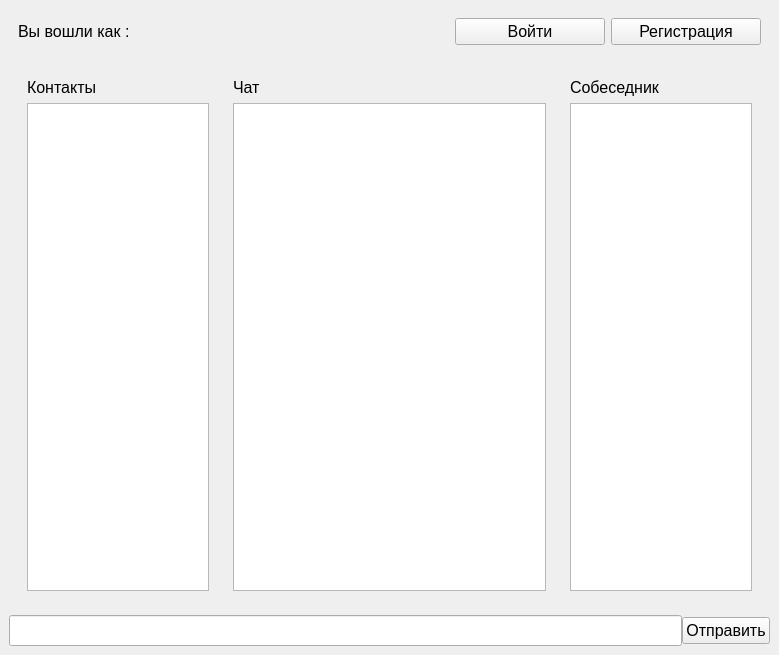
<?xml version="1.0" encoding="UTF-8"?>
<ui version="4.0">
 <class>MainWindow</class>
 <widget class="QMainWindow" name="MainWindow">
  <property name="geometry">
   <rect>
    <x>0</x>
    <y>0</y>
    <width>779</width>
    <height>655</height>
   </rect>
  </property>
  <property name="windowTitle">
   <string>MainWindow</string>
  </property>
  <widget class="QWidget" name="centralwidget">
   <layout class="QVBoxLayout" name="verticalLayout">
    <item>
     <widget class="QWidget" name="widget_6" native="true">
      <layout class="QHBoxLayout" name="horizontalLayout_3">
       <item>
        <widget class="QLabel" name="userLbl">
         <property name="font">
          <font>
           <pointsize>12</pointsize>
          </font>
         </property>
         <property name="text">
          <string>Вы вошли как :</string>
         </property>
        </widget>
       </item>
       <item>
        <widget class="QPushButton" name="authorizationBTN">
         <property name="maximumSize">
          <size>
           <width>150</width>
           <height>16777215</height>
          </size>
         </property>
         <property name="font">
          <font>
           <pointsize>12</pointsize>
          </font>
         </property>
         <property name="text">
          <string>Войти</string>
         </property>
        </widget>
       </item>
       <item>
        <widget class="QPushButton" name="registrationBTN">
         <property name="maximumSize">
          <size>
           <width>150</width>
           <height>16777215</height>
          </size>
         </property>
         <property name="font">
          <font>
           <pointsize>12</pointsize>
          </font>
         </property>
         <property name="text">
          <string>Регистрация</string>
         </property>
        </widget>
       </item>
      </layout>
     </widget>
    </item>
    <item>
     <widget class="QWidget" name="widget_4" native="true">
      <layout class="QHBoxLayout" name="horizontalLayout">
       <item>
        <widget class="QWidget" name="widget_3" native="true">
         <property name="maximumSize">
          <size>
           <width>200</width>
           <height>16777215</height>
          </size>
         </property>
         <property name="font">
          <font>
           <pointsize>12</pointsize>
          </font>
         </property>
         <layout class="QVBoxLayout" name="verticalLayout_2">
          <item>
           <widget class="QLabel" name="label">
            <property name="text">
             <string>Контакты</string>
            </property>
           </widget>
          </item>
          <item>
           <widget class="QListWidget" name="contaktListWidget"/>
          </item>
         </layout>
        </widget>
       </item>
       <item>
        <widget class="QWidget" name="widget_2" native="true">
         <property name="font">
          <font>
           <pointsize>12</pointsize>
          </font>
         </property>
         <layout class="QVBoxLayout" name="verticalLayout_4">
          <item>
           <widget class="QLabel" name="label_2">
            <property name="maximumSize">
             <size>
              <width>16777215</width>
              <height>20</height>
             </size>
            </property>
            <property name="text">
             <string>Чат</string>
            </property>
           </widget>
          </item>
          <item>
           <widget class="QTextEdit" name="historiEdit"/>
          </item>
         </layout>
        </widget>
       </item>
       <item>
        <widget class="QWidget" name="widget" native="true">
         <property name="maximumSize">
          <size>
           <width>200</width>
           <height>16777215</height>
          </size>
         </property>
         <property name="font">
          <font>
           <pointsize>12</pointsize>
          </font>
         </property>
         <layout class="QVBoxLayout" name="verticalLayout_3">
          <item>
           <widget class="QLabel" name="label_3">
            <property name="maximumSize">
             <size>
              <width>16777215</width>
              <height>20</height>
             </size>
            </property>
            <property name="text">
             <string>Собеседник</string>
            </property>
           </widget>
          </item>
          <item>
           <widget class="QTextEdit" name="PersonEdit"/>
          </item>
         </layout>
        </widget>
       </item>
      </layout>
     </widget>
    </item>
    <item>
     <widget class="QWidget" name="widget_5" native="true">
      <property name="maximumSize">
       <size>
        <width>16777215</width>
        <height>40</height>
       </size>
      </property>
      <layout class="QHBoxLayout" name="horizontalLayout_2">
       <property name="spacing">
        <number>0</number>
       </property>
       <property name="leftMargin">
        <number>0</number>
       </property>
       <property name="topMargin">
        <number>0</number>
       </property>
       <property name="rightMargin">
        <number>0</number>
       </property>
       <property name="bottomMargin">
        <number>0</number>
       </property>
       <item>
        <widget class="QLineEdit" name="sendEdit">
         <property name="font">
          <font>
           <pointsize>14</pointsize>
          </font>
         </property>
        </widget>
       </item>
       <item>
        <widget class="QPushButton" name="sendBTN">
         <property name="font">
          <font>
           <pointsize>12</pointsize>
          </font>
         </property>
         <property name="text">
          <string>Отправить</string>
         </property>
        </widget>
       </item>
      </layout>
     </widget>
    </item>
   </layout>
  </widget>
 </widget>
 <resources/>
 <connections/>
</ui>
